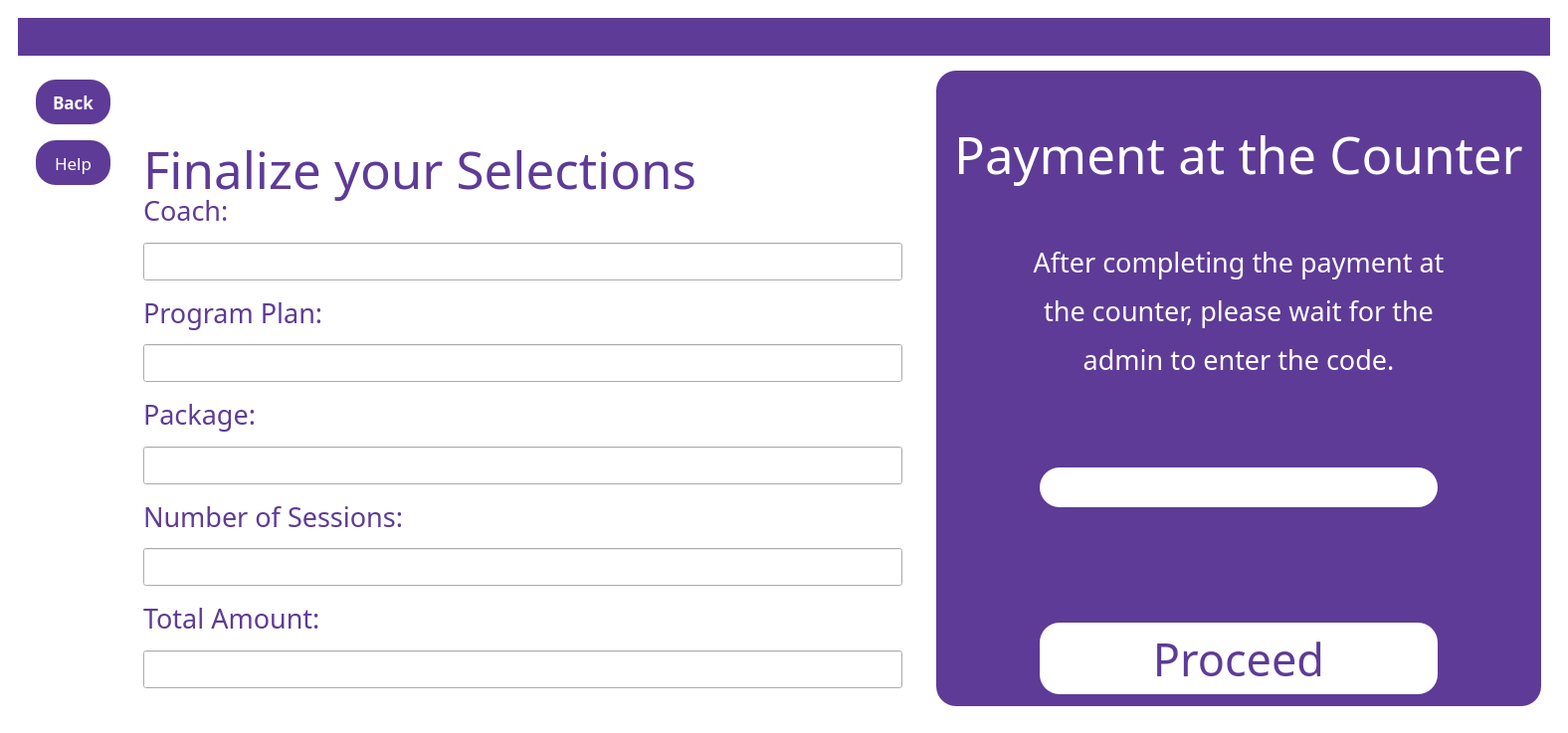
<?xml version="1.0" encoding="UTF-8"?>
<ui version="4.0">
 <class>MainWindow</class>
 <widget class="QMainWindow" name="MainWindow">
  <property name="geometry">
   <rect>
    <x>0</x>
    <y>0</y>
    <width>1576</width>
    <height>737</height>
   </rect>
  </property>
  <property name="windowTitle">
   <string>MainWindow</string>
  </property>
  <property name="styleSheet">
   <string notr="true">QMainWindow
{
background:white;
}</string>
  </property>
  <widget class="QWidget" name="centralwidget">
   <layout class="QVBoxLayout" name="verticalLayout_6">
    <item>
     <widget class="QWidget" name="widget" native="true">
      <layout class="QVBoxLayout" name="verticalLayout_2">
       <item>
        <widget class="QWidget" name="widget_2" native="true">
         <property name="sizePolicy">
          <sizepolicy hsizetype="Preferred" vsizetype="Fixed">
           <horstretch>0</horstretch>
           <verstretch>0</verstretch>
          </sizepolicy>
         </property>
         <property name="maximumSize">
          <size>
           <width>16777215</width>
           <height>121</height>
          </size>
         </property>
         <property name="styleSheet">
          <string notr="true">QWidget
{
background: #5e3b96;
}</string>
         </property>
         <layout class="QHBoxLayout" name="horizontalLayout_2">
          <item>
           <spacer name="horizontalSpacer">
            <property name="orientation">
             <enum>Qt::Orientation::Horizontal</enum>
            </property>
            <property name="sizeHint" stdset="0">
             <size>
              <width>435</width>
              <height>20</height>
             </size>
            </property>
           </spacer>
          </item>
          <item>
           <widget class="QLabel" name="label_13">
            <property name="maximumSize">
             <size>
              <width>421</width>
              <height>121</height>
             </size>
            </property>
            <property name="text">
             <string/>
            </property>
            <property name="pixmap">
             <pixmap>../SOFT ENG/assets/logog.jpg</pixmap>
            </property>
            <property name="scaledContents">
             <bool>true</bool>
            </property>
           </widget>
          </item>
          <item>
           <spacer name="horizontalSpacer_2">
            <property name="orientation">
             <enum>Qt::Orientation::Horizontal</enum>
            </property>
            <property name="sizeHint" stdset="0">
             <size>
              <width>435</width>
              <height>20</height>
             </size>
            </property>
           </spacer>
          </item>
         </layout>
        </widget>
       </item>
       <item>
        <widget class="QWidget" name="widget_3" native="true">
         <layout class="QHBoxLayout" name="horizontalLayout_3">
          <item>
           <widget class="QWidget" name="widget_4" native="true">
            <property name="sizePolicy">
             <sizepolicy hsizetype="Fixed" vsizetype="Preferred">
              <horstretch>0</horstretch>
              <verstretch>0</verstretch>
             </sizepolicy>
            </property>
            <layout class="QVBoxLayout" name="verticalLayout_3">
             <item>
              <widget class="QPushButton" name="back">
               <property name="sizePolicy">
                <sizepolicy hsizetype="Fixed" vsizetype="Fixed">
                 <horstretch>0</horstretch>
                 <verstretch>0</verstretch>
                </sizepolicy>
               </property>
               <property name="minimumSize">
                <size>
                 <width>75</width>
                 <height>45</height>
                </size>
               </property>
               <property name="maximumSize">
                <size>
                 <width>550</width>
                 <height>350</height>
                </size>
               </property>
               <property name="font">
                <font>
                 <family>Arial Black</family>
                 <pointsize>13</pointsize>
                 <bold>true</bold>
                </font>
               </property>
               <property name="styleSheet">
                <string notr="true">QPushButton
{
background-color: #5e3b96;
color:white;
 border-radius:20px;
}</string>
               </property>
               <property name="text">
                <string>Back</string>
               </property>
              </widget>
             </item>
             <item>
              <spacer name="verticalSpacer">
               <property name="orientation">
                <enum>Qt::Orientation::Vertical</enum>
               </property>
               <property name="sizeType">
                <enum>QSizePolicy::Policy::Fixed</enum>
               </property>
               <property name="sizeHint" stdset="0">
                <size>
                 <width>15</width>
                 <height>10</height>
                </size>
               </property>
              </spacer>
             </item>
             <item>
              <widget class="QPushButton" name="help">
               <property name="sizePolicy">
                <sizepolicy hsizetype="Fixed" vsizetype="Fixed">
                 <horstretch>0</horstretch>
                 <verstretch>0</verstretch>
                </sizepolicy>
               </property>
               <property name="minimumSize">
                <size>
                 <width>75</width>
                 <height>45</height>
                </size>
               </property>
               <property name="font">
                <font>
                 <family>Arial Black</family>
                 <pointsize>13</pointsize>
                </font>
               </property>
               <property name="styleSheet">
                <string notr="true">QPushButton
{
background-color: #5e3b96;
color:white;
 border-radius:20px;
}</string>
               </property>
               <property name="text">
                <string>Help</string>
               </property>
              </widget>
             </item>
             <item>
              <spacer name="verticalSpacer_2">
               <property name="orientation">
                <enum>Qt::Orientation::Vertical</enum>
               </property>
               <property name="sizeHint" stdset="0">
                <size>
                 <width>20</width>
                 <height>40</height>
                </size>
               </property>
              </spacer>
             </item>
            </layout>
           </widget>
          </item>
          <item>
           <widget class="QWidget" name="widget_5" native="true">
            <layout class="QVBoxLayout" name="verticalLayout_7">
             <item>
              <widget class="QWidget" name="widget_11" native="true">
               <property name="sizePolicy">
                <sizepolicy hsizetype="Preferred" vsizetype="Minimum">
                 <horstretch>0</horstretch>
                 <verstretch>0</verstretch>
                </sizepolicy>
               </property>
               <property name="minimumSize">
                <size>
                 <width>0</width>
                 <height>90</height>
                </size>
               </property>
               <property name="maximumSize">
                <size>
                 <width>16777215</width>
                 <height>0</height>
                </size>
               </property>
               <layout class="QVBoxLayout" name="verticalLayout_8">
                <item>
                 <widget class="QLabel" name="label_3">
                  <property name="sizePolicy">
                   <sizepolicy hsizetype="Minimum" vsizetype="Minimum">
                    <horstretch>0</horstretch>
                    <verstretch>0</verstretch>
                   </sizepolicy>
                  </property>
                  <property name="font">
                   <font>
                    <family>Arial Black</family>
                    <pointsize>38</pointsize>
                   </font>
                  </property>
                  <property name="styleSheet">
                   <string notr="true">QLabel
{
color:#5e3b96;
}</string>
                  </property>
                  <property name="text">
                   <string>Finalize your Selections</string>
                  </property>
                 </widget>
                </item>
               </layout>
              </widget>
             </item>
             <item>
              <widget class="QWidget" name="widget_12" native="true">
               <layout class="QVBoxLayout" name="verticalLayout_9">
                <item>
                 <widget class="QLabel" name="label_4">
                  <property name="font">
                   <font>
                    <family>Arial Black</family>
                    <pointsize>20</pointsize>
                   </font>
                  </property>
                  <property name="styleSheet">
                   <string notr="true">QLabel
{
color:#5e3b96;
}</string>
                  </property>
                  <property name="text">
                   <string>Coach:</string>
                  </property>
                 </widget>
                </item>
                <item>
                 <widget class="QLineEdit" name="coachline">
                  <property name="font">
                   <font>
                    <family>Arial Black</family>
                    <pointsize>16</pointsize>
                   </font>
                  </property>
                  <property name="readOnly">
                   <bool>true</bool>
                  </property>
                 </widget>
                </item>
                <item>
                 <widget class="QLabel" name="label_5">
                  <property name="font">
                   <font>
                    <family>Arial Black</family>
                    <pointsize>20</pointsize>
                   </font>
                  </property>
                  <property name="styleSheet">
                   <string notr="true">QLabel
{
color:#5e3b96;
}</string>
                  </property>
                  <property name="text">
                   <string>Program Plan:</string>
                  </property>
                 </widget>
                </item>
                <item>
                 <widget class="QLineEdit" name="programplanline">
                  <property name="font">
                   <font>
                    <family>Arial Black</family>
                    <pointsize>16</pointsize>
                   </font>
                  </property>
                  <property name="readOnly">
                   <bool>true</bool>
                  </property>
                 </widget>
                </item>
                <item>
                 <widget class="QLabel" name="label_6">
                  <property name="font">
                   <font>
                    <family>Arial Black</family>
                    <pointsize>20</pointsize>
                   </font>
                  </property>
                  <property name="styleSheet">
                   <string notr="true">QLabel
{
color:#5e3b96;
}</string>
                  </property>
                  <property name="text">
                   <string>Package:</string>
                  </property>
                 </widget>
                </item>
                <item>
                 <widget class="QLineEdit" name="packageline">
                  <property name="font">
                   <font>
                    <family>Arial Black</family>
                    <pointsize>16</pointsize>
                   </font>
                  </property>
                  <property name="readOnly">
                   <bool>true</bool>
                  </property>
                 </widget>
                </item>
                <item>
                 <widget class="QLabel" name="label_7">
                  <property name="font">
                   <font>
                    <family>Arial Black</family>
                    <pointsize>20</pointsize>
                   </font>
                  </property>
                  <property name="styleSheet">
                   <string notr="true">QLabel
{
color:#5e3b96;
}</string>
                  </property>
                  <property name="text">
                   <string>Number of Sessions:</string>
                  </property>
                 </widget>
                </item>
                <item>
                 <widget class="QLineEdit" name="numberofsessionsline">
                  <property name="font">
                   <font>
                    <family>Arial Black</family>
                    <pointsize>16</pointsize>
                   </font>
                  </property>
                  <property name="readOnly">
                   <bool>true</bool>
                  </property>
                 </widget>
                </item>
                <item>
                 <widget class="QLabel" name="label_8">
                  <property name="font">
                   <font>
                    <family>Arial Black</family>
                    <pointsize>20</pointsize>
                   </font>
                  </property>
                  <property name="styleSheet">
                   <string notr="true">QLabel
{
color:#5e3b96;
}</string>
                  </property>
                  <property name="text">
                   <string>Total Amount:</string>
                  </property>
                 </widget>
                </item>
                <item>
                 <widget class="QLineEdit" name="totalamtline">
                  <property name="font">
                   <font>
                    <family>Arial Black</family>
                    <pointsize>16</pointsize>
                   </font>
                  </property>
                  <property name="readOnly">
                   <bool>true</bool>
                  </property>
                 </widget>
                </item>
               </layout>
              </widget>
             </item>
            </layout>
           </widget>
          </item>
          <item>
           <spacer name="horizontalSpacer_3">
            <property name="orientation">
             <enum>Qt::Orientation::Horizontal</enum>
            </property>
            <property name="sizeType">
             <enum>QSizePolicy::Policy::Fixed</enum>
            </property>
            <property name="sizeHint" stdset="0">
             <size>
              <width>10</width>
              <height>20</height>
             </size>
            </property>
           </spacer>
          </item>
          <item>
           <widget class="QWidget" name="widget_6" native="true">
            <property name="sizePolicy">
             <sizepolicy hsizetype="Minimum" vsizetype="Minimum">
              <horstretch>0</horstretch>
              <verstretch>0</verstretch>
             </sizepolicy>
            </property>
            <property name="styleSheet">
             <string notr="true">QWidget
{
background-color: #5e3b96;
 border-radius:20px;
}</string>
            </property>
            <layout class="QVBoxLayout" name="verticalLayout_4">
             <item>
              <widget class="QWidget" name="widget_7" native="true">
               <property name="sizePolicy">
                <sizepolicy hsizetype="Minimum" vsizetype="Minimum">
                 <horstretch>0</horstretch>
                 <verstretch>0</verstretch>
                </sizepolicy>
               </property>
               <layout class="QVBoxLayout" name="verticalLayout">
                <item>
                 <widget class="QLabel" name="label">
                  <property name="font">
                   <font>
                    <family>Arial Black</family>
                    <pointsize>38</pointsize>
                   </font>
                  </property>
                  <property name="styleSheet">
                   <string notr="true">QLabel
{
color:white;
}</string>
                  </property>
                  <property name="text">
                   <string>&lt;html&gt;&lt;head/&gt;&lt;body&gt;&lt;p align=&quot;center&quot;&gt;Payment at the Counter&lt;/p&gt;&lt;/body&gt;&lt;/html&gt;</string>
                  </property>
                 </widget>
                </item>
               </layout>
              </widget>
             </item>
             <item>
              <widget class="QWidget" name="widget_8" native="true">
               <property name="sizePolicy">
                <sizepolicy hsizetype="Minimum" vsizetype="Minimum">
                 <horstretch>0</horstretch>
                 <verstretch>0</verstretch>
                </sizepolicy>
               </property>
               <layout class="QVBoxLayout" name="verticalLayout_5">
                <item>
                 <widget class="QLabel" name="label_2">
                  <property name="font">
                   <font>
                    <family>Arial Black</family>
                    <pointsize>20</pointsize>
                   </font>
                  </property>
                  <property name="styleSheet">
                   <string notr="true">QLabel
{
color:white;
}</string>
                  </property>
                  <property name="text">
                   <string>&lt;html&gt;&lt;head/&gt;&lt;body&gt;&lt;p align=&quot;center&quot;&gt;After completing the payment at&lt;/p&gt;&lt;p align=&quot;center&quot;&gt;the counter, please wait for the&lt;/p&gt;&lt;p align=&quot;center&quot;&gt;admin to enter the code.&lt;/p&gt;&lt;/body&gt;&lt;/html&gt;</string>
                  </property>
                 </widget>
                </item>
               </layout>
              </widget>
             </item>
             <item>
              <widget class="QWidget" name="widget_9" native="true">
               <property name="sizePolicy">
                <sizepolicy hsizetype="Minimum" vsizetype="Minimum">
                 <horstretch>0</horstretch>
                 <verstretch>0</verstretch>
                </sizepolicy>
               </property>
               <layout class="QHBoxLayout" name="horizontalLayout_4">
                <item>
                 <widget class="QTextEdit" name="code">
                  <property name="sizePolicy">
                   <sizepolicy hsizetype="Minimum" vsizetype="Minimum">
                    <horstretch>0</horstretch>
                    <verstretch>0</verstretch>
                   </sizepolicy>
                  </property>
                  <property name="minimumSize">
                   <size>
                    <width>400</width>
                    <height>40</height>
                   </size>
                  </property>
                  <property name="maximumSize">
                   <size>
                    <width>0</width>
                    <height>0</height>
                   </size>
                  </property>
                  <property name="font">
                   <font>
                    <family>Arial Black</family>
                    <pointsize>17</pointsize>
                   </font>
                  </property>
                  <property name="styleSheet">
                   <string notr="true">QTextEdit
{
background-color:white;
color:#5e3b96;
}</string>
                  </property>
                  <property name="html">
                   <string>&lt;!DOCTYPE HTML PUBLIC &quot;-//W3C//DTD HTML 4.0//EN&quot; &quot;http://www.w3.org/TR/REC-html40/strict.dtd&quot;&gt;
&lt;html&gt;&lt;head&gt;&lt;meta name=&quot;qrichtext&quot; content=&quot;1&quot; /&gt;&lt;meta charset=&quot;utf-8&quot; /&gt;&lt;style type=&quot;text/css&quot;&gt;
p, li { white-space: pre-wrap; }
hr { height: 1px; border-width: 0; }
li.unchecked::marker { content: &quot;\2610&quot;; }
li.checked::marker { content: &quot;\2612&quot;; }
&lt;/style&gt;&lt;/head&gt;&lt;body style=&quot; font-family:'Arial Black'; font-size:17pt; font-weight:400; font-style:normal;&quot;&gt;
&lt;p align=&quot;center&quot; style=&quot;-qt-paragraph-type:empty; margin-top:0px; margin-bottom:0px; margin-left:0px; margin-right:0px; -qt-block-indent:0; text-indent:0px;&quot;&gt;&lt;br /&gt;&lt;/p&gt;&lt;/body&gt;&lt;/html&gt;</string>
                  </property>
                 </widget>
                </item>
               </layout>
              </widget>
             </item>
             <item>
              <widget class="QWidget" name="widget_10" native="true">
               <property name="sizePolicy">
                <sizepolicy hsizetype="Minimum" vsizetype="Minimum">
                 <horstretch>0</horstretch>
                 <verstretch>0</verstretch>
                </sizepolicy>
               </property>
               <property name="minimumSize">
                <size>
                 <width>24</width>
                 <height>24</height>
                </size>
               </property>
               <layout class="QHBoxLayout" name="horizontalLayout">
                <item>
                 <widget class="QPushButton" name="proceed">
                  <property name="sizePolicy">
                   <sizepolicy hsizetype="Minimum" vsizetype="Minimum">
                    <horstretch>0</horstretch>
                    <verstretch>0</verstretch>
                   </sizepolicy>
                  </property>
                  <property name="minimumSize">
                   <size>
                    <width>400</width>
                    <height>72</height>
                   </size>
                  </property>
                  <property name="maximumSize">
                   <size>
                    <width>0</width>
                    <height>0</height>
                   </size>
                  </property>
                  <property name="font">
                   <font>
                    <family>Arial Black</family>
                    <pointsize>34</pointsize>
                   </font>
                  </property>
                  <property name="styleSheet">
                   <string notr="true">QPushButton
{
background-color:white;
color:#5e3b96;
border-radius:20px;
}</string>
                  </property>
                  <property name="text">
                   <string>Proceed</string>
                  </property>
                 </widget>
                </item>
               </layout>
              </widget>
             </item>
            </layout>
           </widget>
          </item>
         </layout>
        </widget>
       </item>
      </layout>
     </widget>
    </item>
   </layout>
  </widget>
 </widget>
 <resources/>
 <connections/>
</ui>
